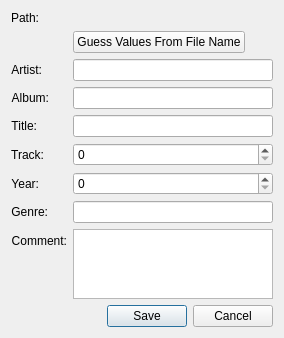
<?xml version="1.0" encoding="UTF-8"?>
<ui version="4.0">
 <author>Simon Persson</author>
 <class>BBMetaInfoDialog</class>
 <widget class="QDialog" name="BBMetaInfoDialog">
  <property name="geometry">
   <rect>
    <x>0</x>
    <y>0</y>
    <width>284</width>
    <height>324</height>
   </rect>
  </property>
  <property name="windowTitle">
   <string>Edit Song Tags</string>
  </property>
  <layout class="QVBoxLayout" name="verticalLayout">
   <item>
    <layout class="QFormLayout" name="formLayout">
     <item row="0" column="0">
      <widget class="QLabel" name="mPathLabel">
       <property name="text">
        <string>Path:</string>
       </property>
       <property name="alignment">
        <set>Qt::AlignRight|Qt::AlignTrailing|Qt::AlignVCenter</set>
       </property>
      </widget>
     </item>
     <item row="0" column="1">
      <widget class="QLabel" name="mPathDisplay">
       <property name="sizePolicy">
        <sizepolicy hsizetype="Preferred" vsizetype="Expanding">
         <horstretch>0</horstretch>
         <verstretch>0</verstretch>
        </sizepolicy>
       </property>
       <property name="text">
        <string/>
       </property>
      </widget>
     </item>
     <item row="1" column="1">
      <widget class="QPushButton" name="mGuessButton">
       <property name="sizePolicy">
        <sizepolicy hsizetype="Fixed" vsizetype="Fixed">
         <horstretch>0</horstretch>
         <verstretch>0</verstretch>
        </sizepolicy>
       </property>
       <property name="text">
        <string>Guess Values From File Name</string>
       </property>
      </widget>
     </item>
     <item row="2" column="0">
      <widget class="QLabel" name="mArtistLabel">
       <property name="text">
        <string>Artist:</string>
       </property>
       <property name="alignment">
        <set>Qt::AlignRight|Qt::AlignTrailing|Qt::AlignVCenter</set>
       </property>
       <property name="buddy">
        <cstring>mArtistEdit</cstring>
       </property>
      </widget>
     </item>
     <item row="2" column="1">
      <widget class="KLineEdit" name="mArtistEdit">
       <property name="showClearButton" stdset="0">
        <bool>true</bool>
       </property>
      </widget>
     </item>
     <item row="3" column="0">
      <widget class="QLabel" name="mAlbumLabel">
       <property name="text">
        <string>Album:</string>
       </property>
       <property name="alignment">
        <set>Qt::AlignRight|Qt::AlignTrailing|Qt::AlignVCenter</set>
       </property>
       <property name="buddy">
        <cstring>mAlbumEdit</cstring>
       </property>
      </widget>
     </item>
     <item row="3" column="1">
      <widget class="KLineEdit" name="mAlbumEdit">
       <property name="showClearButton" stdset="0">
        <bool>true</bool>
       </property>
      </widget>
     </item>
     <item row="4" column="0">
      <widget class="QLabel" name="mTitleLabel">
       <property name="text">
        <string>Title:</string>
       </property>
       <property name="alignment">
        <set>Qt::AlignRight|Qt::AlignTrailing|Qt::AlignVCenter</set>
       </property>
       <property name="buddy">
        <cstring>mTitleEdit</cstring>
       </property>
      </widget>
     </item>
     <item row="4" column="1">
      <widget class="KLineEdit" name="mTitleEdit">
       <property name="showClearButton" stdset="0">
        <bool>true</bool>
       </property>
      </widget>
     </item>
     <item row="5" column="0">
      <widget class="QLabel" name="mTrackLabel">
       <property name="text">
        <string>Track:</string>
       </property>
       <property name="alignment">
        <set>Qt::AlignRight|Qt::AlignTrailing|Qt::AlignVCenter</set>
       </property>
      </widget>
     </item>
     <item row="5" column="1">
      <widget class="KIntSpinBox" name="mTrackSpinner"/>
     </item>
     <item row="6" column="0">
      <widget class="QLabel" name="mYearLabel">
       <property name="text">
        <string>Year:</string>
       </property>
       <property name="alignment">
        <set>Qt::AlignRight|Qt::AlignTrailing|Qt::AlignVCenter</set>
       </property>
       <property name="buddy">
        <cstring>mYearSpinner</cstring>
       </property>
      </widget>
     </item>
     <item row="6" column="1">
      <widget class="KIntSpinBox" name="mYearSpinner">
       <property name="maximum">
        <number>10000</number>
       </property>
      </widget>
     </item>
     <item row="7" column="0">
      <widget class="QLabel" name="mGenreLabel">
       <property name="text">
        <string>Genre:</string>
       </property>
       <property name="alignment">
        <set>Qt::AlignRight|Qt::AlignTrailing|Qt::AlignVCenter</set>
       </property>
       <property name="buddy">
        <cstring>mGenreEdit</cstring>
       </property>
      </widget>
     </item>
     <item row="7" column="1">
      <widget class="KLineEdit" name="mGenreEdit">
       <property name="showClearButton" stdset="0">
        <bool>true</bool>
       </property>
      </widget>
     </item>
     <item row="8" column="0">
      <widget class="QLabel" name="mCommentLabel">
       <property name="text">
        <string>Comment:</string>
       </property>
       <property name="alignment">
        <set>Qt::AlignRight|Qt::AlignTrailing|Qt::AlignVCenter</set>
       </property>
      </widget>
     </item>
     <item row="8" column="1">
      <widget class="QPlainTextEdit" name="mCommentEdit">
       <property name="tabChangesFocus">
        <bool>true</bool>
       </property>
      </widget>
     </item>
    </layout>
   </item>
   <item>
    <widget class="QDialogButtonBox" name="mButtonBox">
     <property name="orientation">
      <enum>Qt::Horizontal</enum>
     </property>
     <property name="standardButtons">
      <set>QDialogButtonBox::Cancel|QDialogButtonBox::Save</set>
     </property>
     <property name="centerButtons">
      <bool>false</bool>
     </property>
    </widget>
   </item>
  </layout>
 </widget>
 <customwidgets>
  <customwidget>
   <class>KIntSpinBox</class>
   <extends>QSpinBox</extends>
   <header>knuminput.h</header>
  </customwidget>
  <customwidget>
   <class>KLineEdit</class>
   <extends>QLineEdit</extends>
   <header>klineedit.h</header>
  </customwidget>
 </customwidgets>
 <tabstops>
  <tabstop>mGuessButton</tabstop>
  <tabstop>mArtistEdit</tabstop>
  <tabstop>mAlbumEdit</tabstop>
  <tabstop>mTitleEdit</tabstop>
  <tabstop>mTrackSpinner</tabstop>
  <tabstop>mYearSpinner</tabstop>
  <tabstop>mGenreEdit</tabstop>
  <tabstop>mCommentEdit</tabstop>
  <tabstop>mButtonBox</tabstop>
 </tabstops>
 <resources/>
 <connections>
  <connection>
   <sender>mButtonBox</sender>
   <signal>rejected()</signal>
   <receiver>BBMetaInfoDialog</receiver>
   <slot>reject()</slot>
   <hints>
    <hint type="sourcelabel">
     <x>320</x>
     <y>295</y>
    </hint>
    <hint type="destinationlabel">
     <x>286</x>
     <y>274</y>
    </hint>
   </hints>
  </connection>
  <connection>
   <sender>mButtonBox</sender>
   <signal>accepted()</signal>
   <receiver>BBMetaInfoDialog</receiver>
   <slot>accept()</slot>
   <hints>
    <hint type="sourcelabel">
     <x>252</x>
     <y>295</y>
    </hint>
    <hint type="destinationlabel">
     <x>157</x>
     <y>274</y>
    </hint>
   </hints>
  </connection>
 </connections>
</ui>
